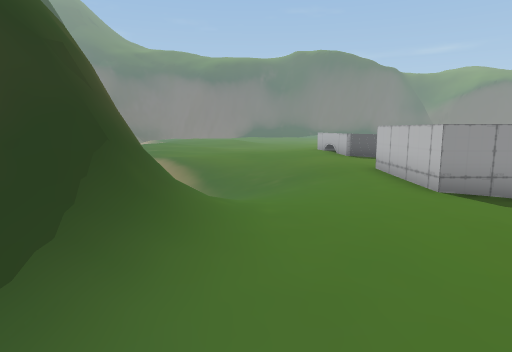
view 1 (above)

18 first-person views from a walk through a 3-D level made in the Unity game engine. The camera is 1.4 m above the floor, tilts 8° down and sees 75° across. The floor is counted in squares, 1 m on a side. Each view is taken from the middle of a square. On the plan, view 1 faces up. The plan holds only what a view shows up to about 15 squares ahead; the rest is blank. The place goes on beyond the plan. Some animated figures are left out.

view 2
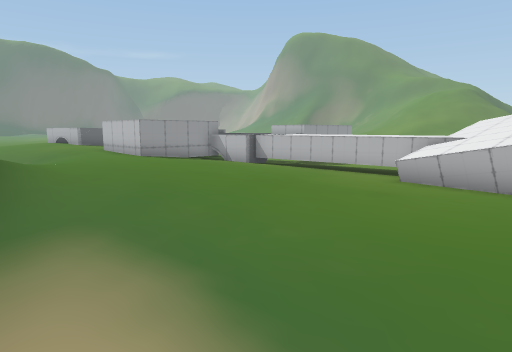

view 3
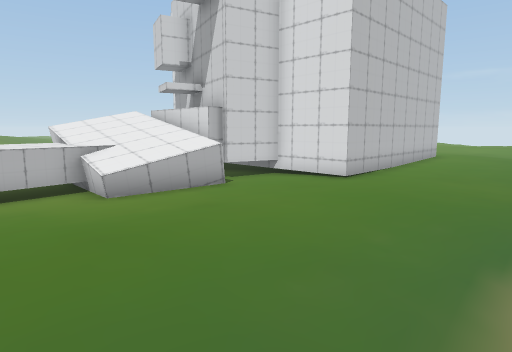

view 4
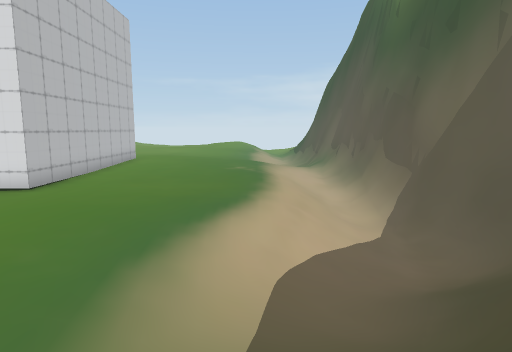

view 5
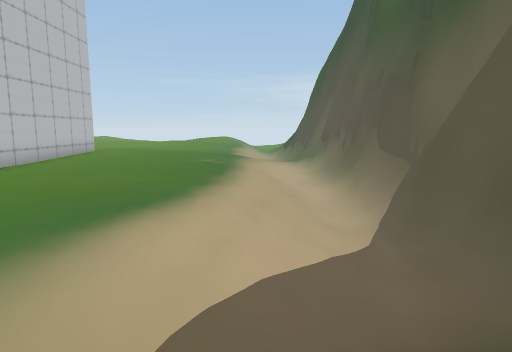

view 6
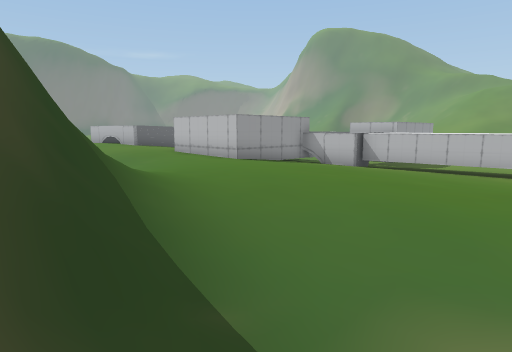

view 7
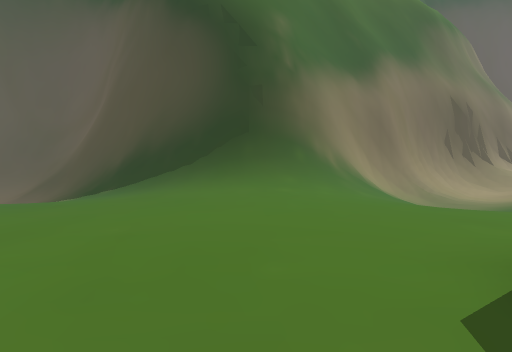

view 8
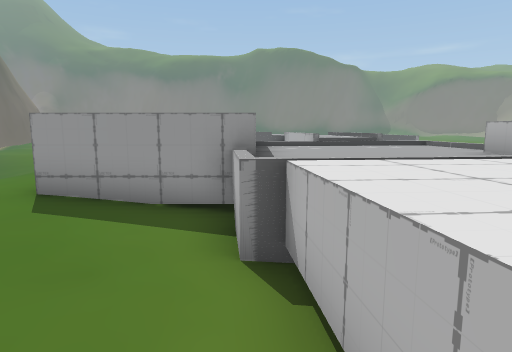

view 9
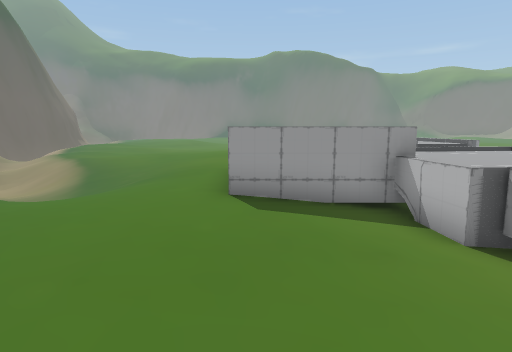

view 10
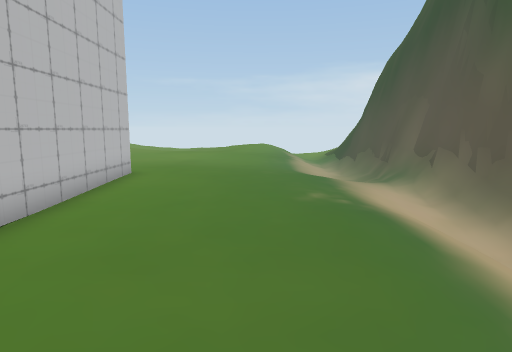

view 11
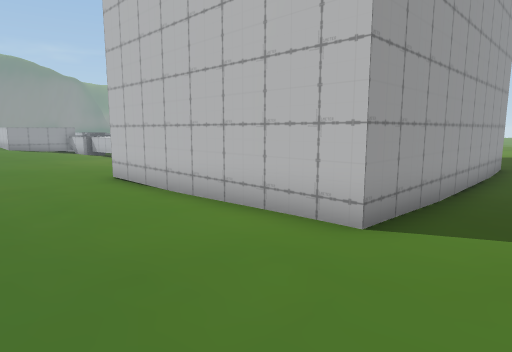

view 12
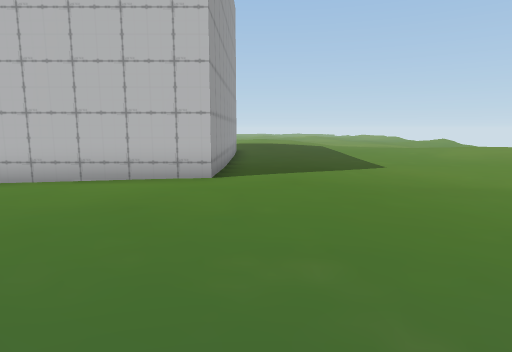

view 13
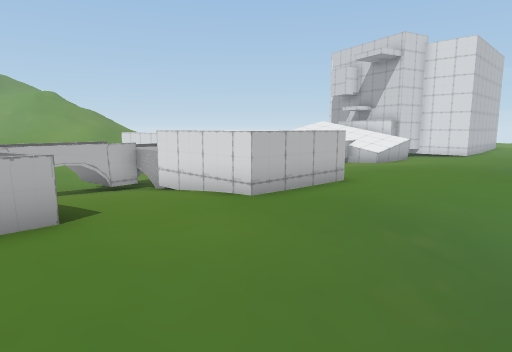

view 14
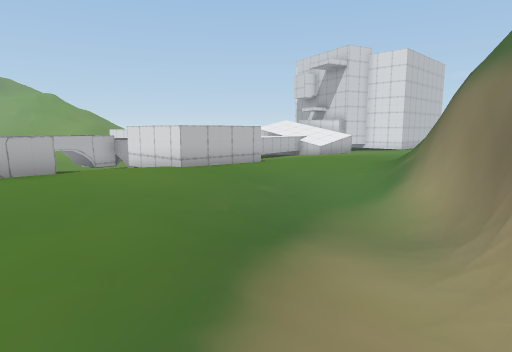

view 15
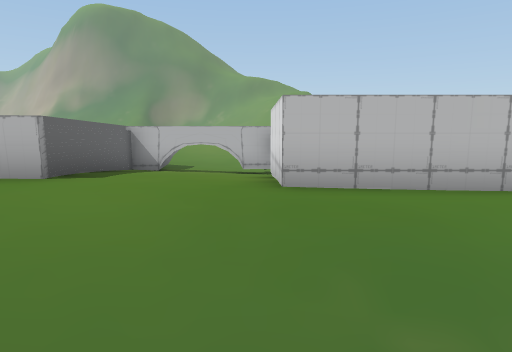

view 16
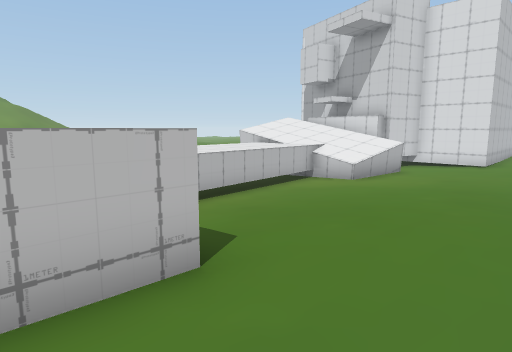

view 17
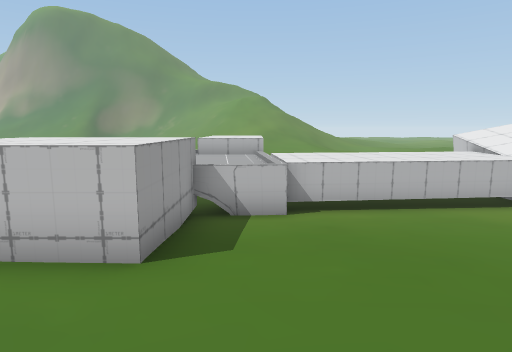

view 18
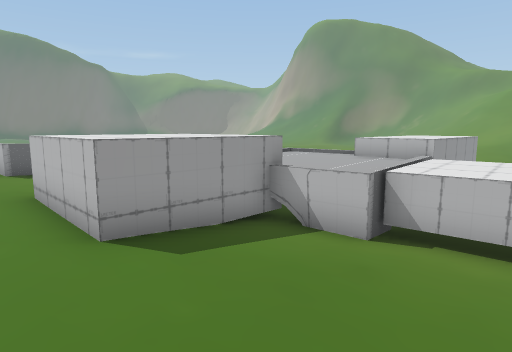

### Floor plan
Key: @ floor where view 1 was taken; # wall or solid block; . main floor; : floor 0.5 m higher than the main floor; - floor 0.5 m lower than the main floor; + floor 0.75 m higher than the main floor; _ floor 0.75 m lower than the main floor; * floor 1.25 m higher than the main floor; < floor 1.25 m lower than the main floor; % floor 1.5 m higher than the main floor; ( floor 1.5 m lower than the main floor; / step, stairs or slope; = window, fence, low wall or low ledge; ^ raised ledge; v drop or lower ground.
Columns run from 10 left of view 1 to 14 right of it. Each row starts with its distance up from view 1.
 15  #/-//......:
 14  ##////.....::
 13 v #/////....::*...v  --__
 12 v ##/_//....:::.... v--__
 11 vv #=/_//...:::....+ -___
 10 vv ##=/_--...:...##++ ___
  9 vv  ###__-....^^^^++++___
  8  v   ##/--....^^^^++++
  7       ##//....^^^^+++//v
  6        ##/....^^^v+++/%%%
  5        ##/.......=+++/%%%
  4        ##/::.....v+++-__
  3        ##/........+++-___
  2        #=/........+++--__
  1       ##/.........+++ -__
  0       ##/.@.......+++v
 -1      ##/-.........=++v
 -2    ###=_-.......=//+/##
 -3 v ##=//_//......=/////
 -4 v##=//_//.......=/////
 -5  ##=/<_//.......##^^^=
 -6  ###/<///........#^^
 -7  ##=(<//.........##
 -8   #=/<//......####
 -9   ##(///......#
-10   ##<<//......#
-11   ##/<//......#
-12 v ##/<//......#
-13 v  #/_//......#
-14 v  #/_/.......#
-15    #=_/.......##########
-16    #=_-................
-17    #/--  ..............

Positions as (right, up) in squares from view 1, and headings:
1: (0, 0), facing up
2: (-2, -5), facing up-right
3: (-1, 1), facing down-right
4: (-2, 1), facing down
5: (-3, -1), facing down
6: (-3, -1), facing up-right
7: (6, 4), facing left
8: (7, 1), facing up
9: (4, 0), facing up
10: (0, -5), facing down
11: (0, -17), facing up-right
12: (-3, -16), facing right
13: (-1, 14), facing down-right
14: (-5, 15), facing down-right
15: (-1, 10), facing right
16: (1, 8), facing down-right
17: (0, 5), facing right
18: (2, 2), facing up-right
